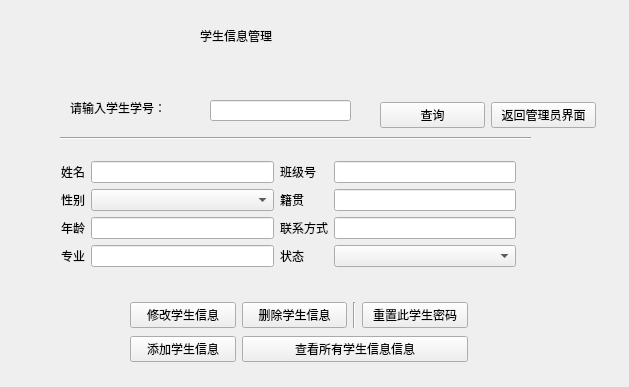
<?xml version="1.0" encoding="UTF-8"?>
<ui version="4.0">
 <class>stuinfomanage</class>
 <widget class="QWidget" name="stuinfomanage">
  <property name="geometry">
   <rect>
    <x>0</x>
    <y>0</y>
    <width>629</width>
    <height>387</height>
   </rect>
  </property>
  <property name="windowTitle">
   <string>Form</string>
  </property>
  <widget class="QLabel" name="label_2">
   <property name="geometry">
    <rect>
     <x>200</x>
     <y>20</y>
     <width>211</width>
     <height>31</height>
    </rect>
   </property>
   <property name="styleSheet">
    <string notr="true">font: 20pt &quot;Arial&quot;;</string>
   </property>
   <property name="text">
    <string>学生信息管理</string>
   </property>
  </widget>
  <widget class="QLabel" name="label">
   <property name="geometry">
    <rect>
     <x>70</x>
     <y>100</y>
     <width>131</width>
     <height>16</height>
    </rect>
   </property>
   <property name="text">
    <string>请输入学生学号：</string>
   </property>
  </widget>
  <widget class="QLineEdit" name="sNo_lineEdit">
   <property name="geometry">
    <rect>
     <x>210</x>
     <y>100</y>
     <width>141</width>
     <height>21</height>
    </rect>
   </property>
  </widget>
  <widget class="Line" name="line">
   <property name="geometry">
    <rect>
     <x>60</x>
     <y>130</y>
     <width>471</width>
     <height>16</height>
    </rect>
   </property>
   <property name="orientation">
    <enum>Qt::Horizontal</enum>
   </property>
  </widget>
  <widget class="QWidget" name="layoutWidget">
   <property name="geometry">
    <rect>
     <x>130</x>
     <y>300</y>
     <width>338</width>
     <height>65</height>
    </rect>
   </property>
   <layout class="QGridLayout" name="gridLayout_2">
    <item row="0" column="0">
     <widget class="QPushButton" name="update_button">
      <property name="text">
       <string>修改学生信息</string>
      </property>
     </widget>
    </item>
    <item row="1" column="0">
     <widget class="QPushButton" name="addStuInfo_button">
      <property name="text">
       <string>添加学生信息</string>
      </property>
     </widget>
    </item>
    <item row="1" column="1" colspan="3">
     <widget class="QPushButton" name="listAllStu_button">
      <property name="text">
       <string>查看所有学生信息信息</string>
      </property>
     </widget>
    </item>
    <item row="0" column="3">
     <widget class="QPushButton" name="reset_button">
      <property name="text">
       <string>重置此学生密码</string>
      </property>
     </widget>
    </item>
    <item row="0" column="1">
     <widget class="QPushButton" name="delete_button">
      <property name="text">
       <string>删除学生信息</string>
      </property>
     </widget>
    </item>
    <item row="0" column="2">
     <widget class="Line" name="line_2">
      <property name="orientation">
       <enum>Qt::Vertical</enum>
      </property>
     </widget>
    </item>
   </layout>
  </widget>
  <widget class="QWidget" name="layoutWidget">
   <property name="geometry">
    <rect>
     <x>380</x>
     <y>100</y>
     <width>216</width>
     <height>30</height>
    </rect>
   </property>
   <layout class="QGridLayout" name="gridLayout_3">
    <item row="0" column="0">
     <widget class="QPushButton" name="pushButton">
      <property name="text">
       <string>查询</string>
      </property>
     </widget>
    </item>
    <item row="0" column="1">
     <widget class="QPushButton" name="pushButton_7">
      <property name="text">
       <string>返回管理员界面</string>
      </property>
     </widget>
    </item>
   </layout>
  </widget>
  <widget class="QWidget" name="">
   <property name="geometry">
    <rect>
     <x>61</x>
     <y>161</y>
     <width>455</width>
     <height>107</height>
    </rect>
   </property>
   <layout class="QGridLayout" name="gridLayout">
    <item row="0" column="0">
     <widget class="QLabel" name="label_3">
      <property name="text">
       <string>姓名</string>
      </property>
     </widget>
    </item>
    <item row="0" column="1">
     <widget class="QLineEdit" name="sName_lineEdit"/>
    </item>
    <item row="0" column="2">
     <widget class="QLabel" name="label_7">
      <property name="text">
       <string>班级号</string>
      </property>
     </widget>
    </item>
    <item row="0" column="3">
     <widget class="QLineEdit" name="classId_lineEdit"/>
    </item>
    <item row="1" column="0">
     <widget class="QLabel" name="label_4">
      <property name="text">
       <string>性别</string>
      </property>
     </widget>
    </item>
    <item row="1" column="1">
     <widget class="QComboBox" name="sexBox"/>
    </item>
    <item row="1" column="2">
     <widget class="QLabel" name="label_8">
      <property name="text">
       <string>籍贯</string>
      </property>
     </widget>
    </item>
    <item row="1" column="3">
     <widget class="QLineEdit" name="address_lineEdit"/>
    </item>
    <item row="2" column="0">
     <widget class="QLabel" name="label_5">
      <property name="text">
       <string>年龄</string>
      </property>
     </widget>
    </item>
    <item row="2" column="1">
     <widget class="QLineEdit" name="age_lineEdit"/>
    </item>
    <item row="2" column="2">
     <widget class="QLabel" name="label_9">
      <property name="text">
       <string>联系方式</string>
      </property>
     </widget>
    </item>
    <item row="2" column="3">
     <widget class="QLineEdit" name="phone_lineEdit"/>
    </item>
    <item row="3" column="0">
     <widget class="QLabel" name="label_6">
      <property name="text">
       <string>专业</string>
      </property>
     </widget>
    </item>
    <item row="3" column="1">
     <widget class="QLineEdit" name="major_lineEdit"/>
    </item>
    <item row="3" column="2">
     <widget class="QLabel" name="label_10">
      <property name="text">
       <string>状态</string>
      </property>
     </widget>
    </item>
    <item row="3" column="3">
     <widget class="QComboBox" name="statusBox"/>
    </item>
   </layout>
  </widget>
 </widget>
 <resources/>
 <connections/>
</ui>
